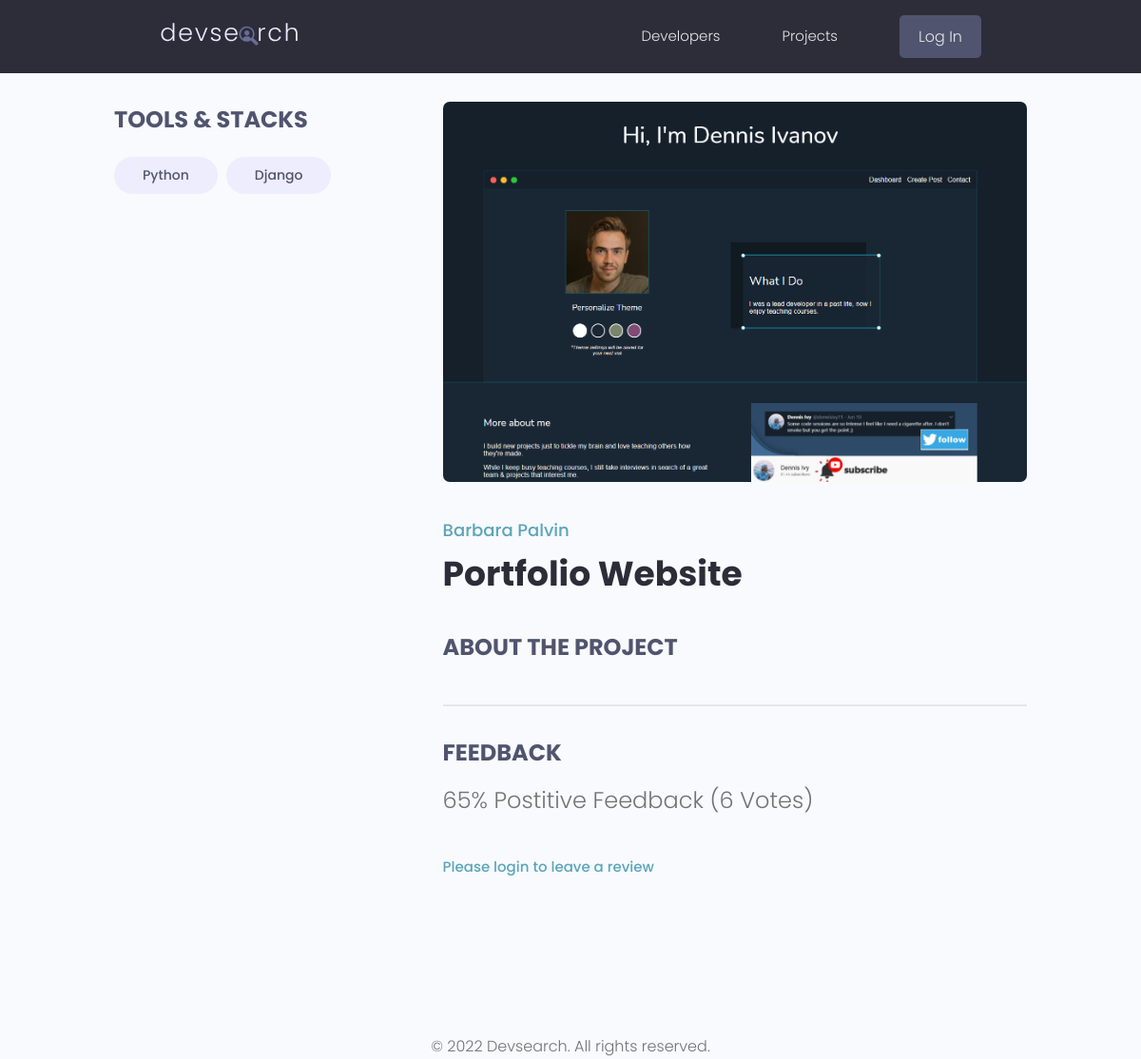
Before: /projects/project/fd9d28fd-d2a8-4945-9a21-8d2c42265ba2/ with the older database file.
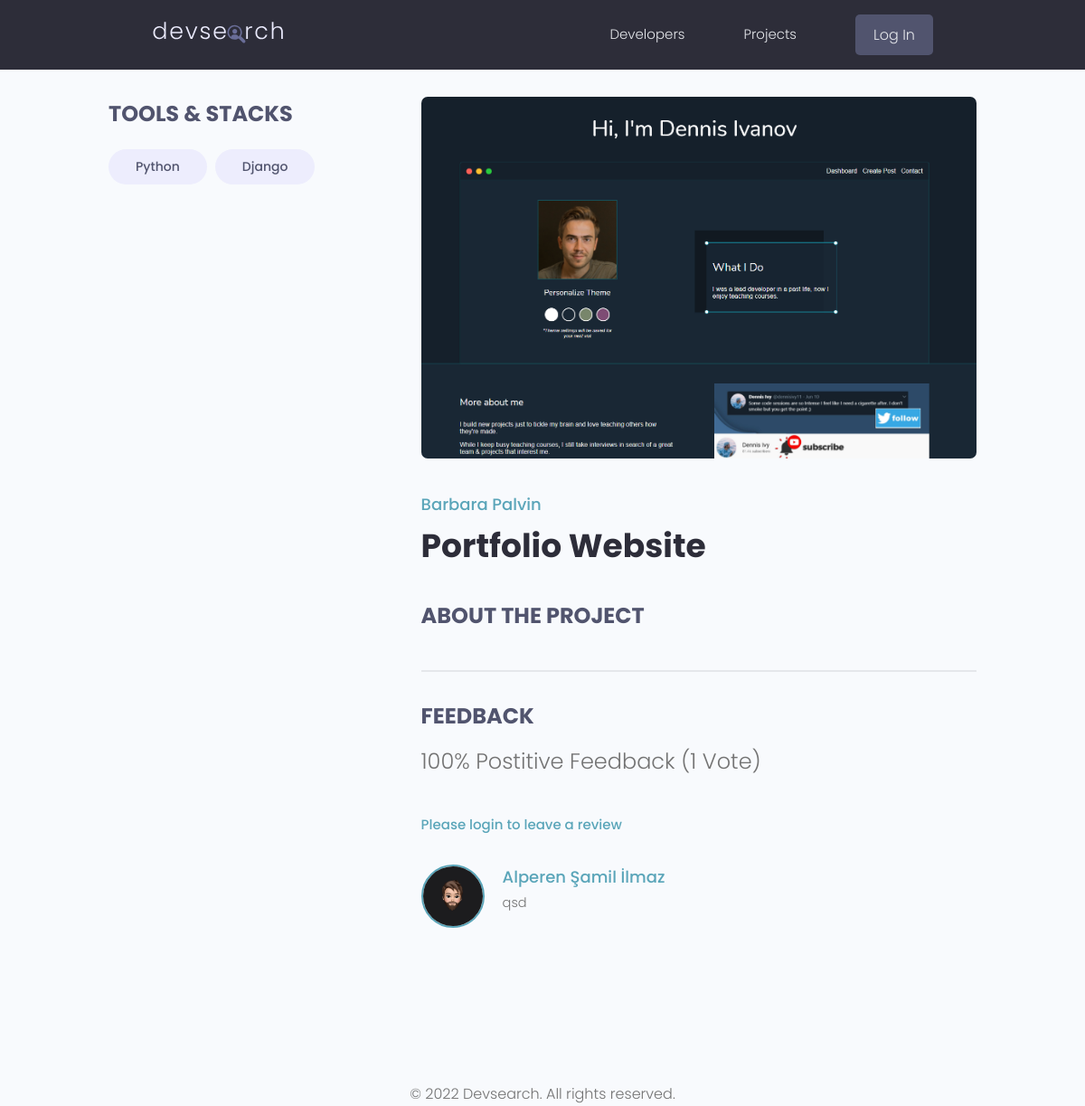
After: the same page with the newer database file.
### base/models.py (models this page shows, shortened)
class Tag(models.Model):
    name = models.CharField(max_length=256)
    created = models.DateTimeField(auto_now_add=True)
    id = models.UUIDField(default=uuid.uuid4, unique=True, primary_key=True, editable=False)
    def __str__(self):
        return self.name

class Project(models.Model):
    owner = models.ForeignKey(Profile, null=True, blank=True, on_delete=models.SET_NULL)
    title = models.CharField(max_length=256)
    description = models.TextField(null=True, blank=True)
    featured_image = models.ImageField(blank=True, null=True, default='default.jpg')
    demo_link = models.CharField(max_length=2048, null=True, blank=True)
    source_link = models.CharField(max_length=2048, null=True, blank=True)
    tags = models.ManyToManyField('Tag', blank=True)
    vote_total = models.IntegerField(default=0, null=True, blank=True)
    vote_ratio = models.IntegerField(default=0, null=True, blank=True)
    created = models.DateTimeField(auto_now_add=True)
    id = models.UUIDField(default=uuid.uuid4, unique=True, primary_key=True, editable=False)
    class Meta:
        ordering = ['-vote_ratio', '-vote_total', 'title']
    def reviewers(self):
        queryset = self.review_set.all().values_list('owner__id', flat=True)
        return queryset

class Review(models.Model):
    VOTE_TYPE = (
        ('up', 'Up Vote'),
        ('down', 'Down Vote'),
    )
    owner = models.ForeignKey(Profile, on_delete=models.CASCADE, null=True)
    project = models.ForeignKey(Project, on_delete=models.CASCADE)
    body = models.TextField(null=True, blank=True)
    value = models.CharField(max_length=256, choices=VOTE_TYPE)
    created = models.DateTimeField(auto_now_add=True)
    id = models.UUIDField(default=uuid.uuid4, unique=True, primary_key=True, editable=False)
    class Meta:
        unique_together = [['owner', 'project']]

### users/models.py (models this page shows, shortened)
class Profile(models.Model):
    user = models.OneToOneField(User, on_delete=models.CASCADE, null=True, blank=True)
    name = models.CharField(max_length=128, blank=True, null=True)
    email = models.EmailField(max_length=256, blank=True, null=True)
    username = models.CharField(max_length=128, blank=True, null=True)
    location = models.CharField(max_length=128, blank=True, null=True)
    short_intro = models.CharField(max_length=128, blank=True, null=True)
    bio = models.TextField(blank=True, null=True)
    profile_image = models.ImageField(null=True, blank=True, upload_to='profiles/', default='profiles/user-default.png')
    social_github = models.CharField(max_length=128, blank=True, null=True)
    social_stackoverflow = models.CharField(max_length=128, blank=True, null=True)
    social_twitter = models.CharField(max_length=128, blank=True, null=True)
    social_linkedin = models.CharField(max_length=128, blank=True, null=True)
    social_instagram = models.CharField(max_length=128, blank=True, null=True)
    social_website = models.CharField(max_length=128, blank=True, null=True)
    created = models.DateTimeField(auto_now_add=True)
    id = models.UUIDField(default=uuid.uuid4, unique=True, primary_key=True, editable=False)

### base/views.py (the view, shortened to what this page needs)
# urls.py: path('project/<str:pk>/', views.project, name='project'),
def project(request, pk):
    projectObj = Project.objects.get(id=pk)
    form = ReviewForm()
    return render(request, 'base/single-project.html', {'project': projectObj, 'form': form})

### base/templates/base/single-project.html (shortened to what this page needs)
{% extends 'main.html' %}
{% block content %}
    <main class="singleProject my-md">
        <div class="container">
          <div class="layout">
            <div class="column column--1of3">
              <h3 class="singleProject__subtitle">Tools & Stacks</h3>
              <div class="singleProject__toolStack">
                  {% for tag in project.tags.all %}
                    <span class="tag tag--pill tag--sub tag--lg">
                        <small>{{ tag }}</small>
                    </span>
                  {% endfor  %}
              </div>
            </div>
            <div class="column column--2of3">
              <img class="singleProject__preview" src="{{ project.featured_image.url }}" alt="portfolio thumbnail" />
              <a href="" class="singleProject__developer">{{ project.owner.name}}</a>
              <h2 class="singleProject__title">{{ project.title }}</h2>
              <h3 class="singleProject__subtitle">About the Project</h3>
              <div class="comments">
                <h3 class="singleProject__subtitle">Feedback</h3>
                <h5 class="project--rating">
                    {{ project.vote_ratio }}% Postitive Feedback ({{ project.vote_total }} Vote{{ project.vote_total|pluralize:"s" }})
                </h5>
                {% if request.user.profile.id in project.reviewers %}
                    <p>You have already submitted your review this project</p>
                {% elif request.user.profile == project.owner %}
                    <p>You cannot review your own work</p>
                {% else %}
                    <a href="{% url 'login' %}?next={{ request.path }}">Please login to leave a review</a>
                {% endif %}
                <div class="commentList">
                    {% for review in project.review_set.all %}
                      {% if review.body %}
                          <div class="comment">
                            <a href="{% url 'user-profile' review.owner.id %}">
                              <img class="avatar avatar--md"
                                src="{{ review.owner.profile_image.url }}" alt="user" />
                            </a>
                                <div class="comment__details">
                                  <a href="{% url 'user-profile' review.owner.id %}" class="comment__author">{{ review.owner.name}}</a>
                                  <p class="comment__info">{{ review.body|linebreaksbr }}</p>
                                </div>
                          </div>
                        {% endif %}
                     {% endfor %}
                </div>
              </div>
            </div>
          </div>
        </div>
    </main>
{% endblock content %}

Changed rows visible on the page:
changed Project "Portfolio Website": vote_ratio "65" → "100"; vote_total "6" → "1"
added Review: owner.profile_image (picture), owner.name "Alperen Şamil İlmaz", body "qsd"
